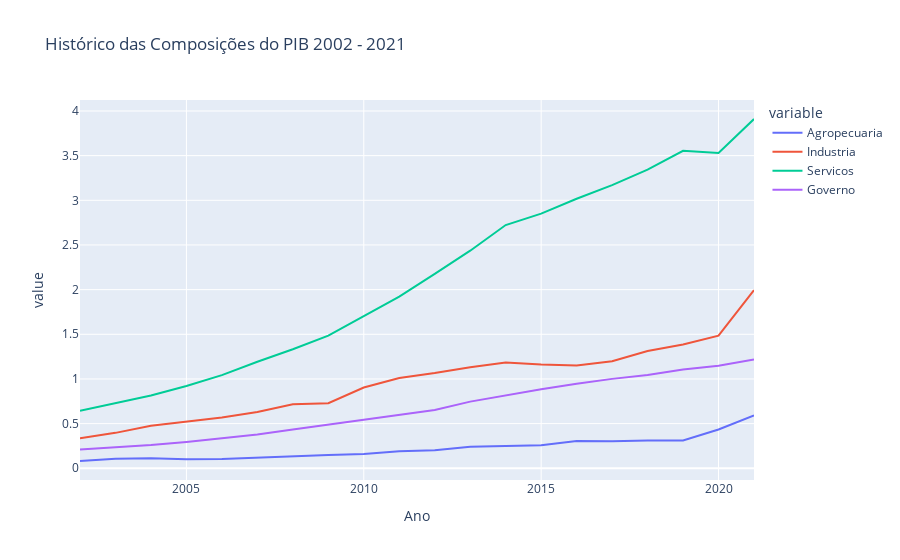

The code cell stored with this chart in its notebook:
### Markdown cell above
## Plotando o Gráfico do PIB

### Code cell
columns = [ 'Agropecuaria', 'Industria', 'Servicos', 'Governo']

fig = px.line(g_pib, x="Ano", y=columns,title= 'Histórico das Composições do PIB 2002 - 2021')
fig.show()

### Figure 1 — Plotly figure (JSON) as saved in the notebook; plotly's stock layout.template omitted (floating-point values rounded to 4 significant figures)
{"data": [{"hovertemplate": "variable=Agropecuaria<br>Ano=%{x}<br>value=%{y}<extra></extra>", "legendgroup": "Agropecuaria", "line": {"color": "#636efa", "dash": "solid"}, "marker": {"symbol": "circle"}, "mode": "lines", "name": "Agropecuaria", "orientation": "v", "showlegend": true, "type": "scatter", "x": [2002, 2003, 2004, 2005, 2006, 2007, 2008, 2009, 2010, 2011, 2012, 2013, 2014, 2015, 2016, 2017, 2018, 2019, 2020, 2021], "xaxis": "x", "y": [0.08152, 0.1059, 0.1109, 0.101, 0.1053, 0.1202, 0.1421, 0.1492, 0.1599, 0.19, 0.2007, 0.2403, 0.25, 0.259, 0.3067, 0.303, 0.3096, 0.3107, 0.4346, 0.5911], "yaxis": "y"}, {"hovertemplate": "variable=Industria<br>Ano=%{x}<br>value=%{y}<extra></extra>", "legendgroup": "Industria", "line": {"color": "#EF553B", "dash": "solid"}, "marker": {"symbol": "circle"}, "mode": "lines", "name": "Industria", "orientation": "v", "showlegend": true, "type": "scatter", "x": [2002, 2003, 2004, 2005, 2006, 2007, 2008, 2009, 2010, 2011, 2012, 2013, 2014, 2015, 2016, 2017, 2018, 2019, 2020, 2021], "xaxis": "x", "y": [0.3349, 0.3966, 0.4759, 0.5247, 0.5673, 0.6291, 0.7179, 0.7292, 0.9042, 1.011, 1.066, 1.132, 1.183, 1.161, 1.151, 1.198, 1.313, 1.386, 1.484, 1.994], "yaxis": "y"}, {"hovertemplate": "variable=Servicos<br>Ano=%{x}<br>value=%{y}<extra></extra>", "legendgroup": "Servicos", "line": {"color": "#00cc96", "dash": "solid"}, "marker": {"symbol": "circle"}, "mode": "lines", "name": "Servicos", "orientation": "v", "showlegend": true, "type": "scatter", "x": [2002, 2003, 2004, 2005, 2006, 2007, 2008, 2009, 2010, 2011, 2012, 2013, 2014, 2015, 2016, 2017, 2018, 2019, 2020, 2021], "xaxis": "x", "y": [0.6444, 0.7325, 0.8155, 0.922, 1.043, 1.193, 1.332, 1.484, 1.701, 1.921, 2.176, 2.436, 2.723, 2.85, 3.017, 3.17, 3.343, 3.554, 3.529, 3.91], "yaxis": "y"}, {"hovertemplate": "variable=Governo<br>Ano=%{x}<br>value=%{y}<extra></extra>", "legendgroup": "Governo", "line": {"color": "#ab63fa", "dash": "solid"}, "marker": {"symbol": "circle"}, "mode": "lines", "name": "Governo", "orientation": "v", "showlegend": true, "type": "scatter", "x": [2002, 2003, 2004, 2005, 2006, 2007, 2008, 2009, 2010, 2011, 2012, 2013, 2014, 2015, 2016, 2017, 2018, 2019, 2020, 2021], "xaxis": "x", "y": [0.2094, 0.2357, 0.2597, 0.2951, 0.3336, 0.3771, 0.4342, 0.4872, 0.5378, 0.5981, 0.6521, 0.7462, 0.8168, 0.8856, 0.9451, 1.001, 1.045, 1.106, 1.147, 1.219], "yaxis": "y"}], "layout": {"legend": {"title": {"text": "variable"}, "tracegroupgap": 0}, "title": {"text": "Histórico das Composições do PIB 2002 - 2021"}, "xaxis": {"anchor": "y", "domain": [0, 1], "title": {"text": "Ano"}}, "yaxis": {"anchor": "x", "domain": [0, 1], "title": {"text": "value"}}}}
